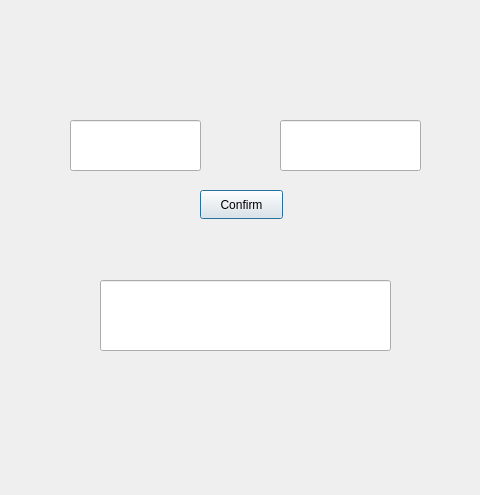
<?xml version="1.0" encoding="UTF-8"?>
<ui version="4.0">
 <class>Dialog</class>
 <widget class="QDialog" name="Dialog">
  <property name="geometry">
   <rect>
    <x>0</x>
    <y>0</y>
    <width>480</width>
    <height>495</height>
   </rect>
  </property>
  <property name="windowTitle">
   <string>Dialog</string>
  </property>
  <widget class="QPushButton" name="pushButton">
   <property name="geometry">
    <rect>
     <x>200</x>
     <y>190</y>
     <width>83</width>
     <height>29</height>
    </rect>
   </property>
   <property name="text">
    <string>Confirm</string>
   </property>
  </widget>
  <widget class="QLineEdit" name="lineEdit">
   <property name="geometry">
    <rect>
     <x>70</x>
     <y>120</y>
     <width>131</width>
     <height>51</height>
    </rect>
   </property>
  </widget>
  <widget class="QLineEdit" name="lineEdit_2">
   <property name="geometry">
    <rect>
     <x>280</x>
     <y>120</y>
     <width>141</width>
     <height>51</height>
    </rect>
   </property>
  </widget>
  <widget class="QLineEdit" name="lineEdit_3">
   <property name="geometry">
    <rect>
     <x>100</x>
     <y>280</y>
     <width>291</width>
     <height>71</height>
    </rect>
   </property>
  </widget>
 </widget>
 <resources/>
 <connections/>
</ui>
